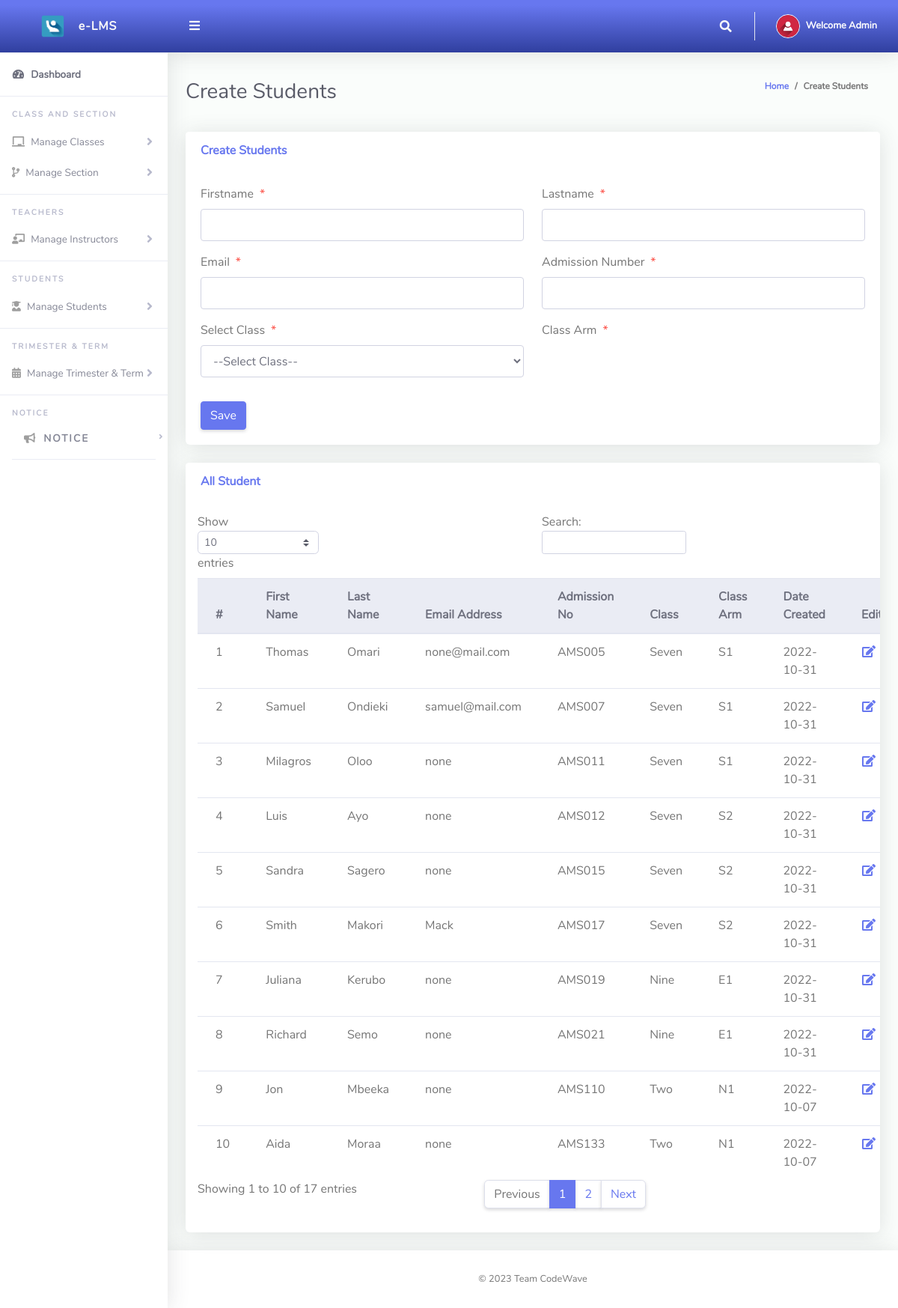
The page /AMS/Admin/createStudents.php (signed in) on the database its author committed.
### tables this page shows
CREATE TABLE `tblstudents` (
  `Id` int(10) NOT NULL,
  `firstName` varchar(255) NOT NULL,
  `lastName` varchar(255) NOT NULL,
  `emailAddress` varchar(255) NOT NULL,
  `admissionNumber` varchar(255) NOT NULL,
  `password` varchar(255) NOT NULL,
  `classId` varchar(10) NOT NULL,
  `classArmId` varchar(10) NOT NULL,
  `dateCreated` varchar(50) NOT NULL
);

CREATE TABLE `tblclass` (
  `Id` int(10) NOT NULL,
  `className` varchar(255) NOT NULL
);

CREATE TABLE `tblclassarms` (
  `Id` int(10) NOT NULL,
  `classId` varchar(10) NOT NULL,
  `classArmName` varchar(255) NOT NULL,
  `isAssigned` varchar(10) NOT NULL
);

### AMS/Admin/createStudents.php (the view, shortened to what this page needs)
<?php
include '../Includes/dbcon.php';
?>
<!DOCTYPE html>
<html lang="en">
<head>
  <link href="../vendor/fontawesome-free/css/all.min.css" rel="stylesheet" type="text/css">
  <link href="../vendor/bootstrap/css/bootstrap.min.css" rel="stylesheet" type="text/css">
  <link href="css/ruang-admin.min.css" rel="stylesheet">
</head>
<body id="page-top">
  <div id="wrapper">
      <?php include "Includes/sidebar.php";?>
    <div id="content-wrapper" class="d-flex flex-column">
      <div id="content">
       <?php include "Includes/topbar.php";?>
        <div class="container-fluid" id="container-wrapper">
          <div class="d-sm-flex align-items-center justify-content-between mb-4">
            <h1 class="h3 mb-0 text-gray-800">Create Students</h1>
            <ol class="breadcrumb">
              <li class="breadcrumb-item"><a href="./">Home</a></li>
              <li class="breadcrumb-item active" aria-current="page">Create Students</li>
            </ol>
          </div>
          <div class="row">
            <div class="col-lg-12">
              <div class="card mb-4">
                <div class="card-header py-3 d-flex flex-row align-items-center justify-content-between">
                  <h6 class="m-0 font-weight-bold text-primary">Create Students</h6>
                </div>
                <div class="card-body">
                  <form method="post">
                   <div class="form-group row mb-3">
                        <div class="col-xl-6">
                        <label class="form-control-label">Firstname<span class="text-danger ml-2">*</span></label>
                        <input type="text" class="form-control" name="firstName" value="<?php echo $row['firstName'];?>" id="exampleInputFirstName" >
                        </div>
                        <div class="col-xl-6">
                        <label class="form-control-label">Lastname<span class="text-danger ml-2">*</span></label>
                      <input type="text" class="form-control" name="lastName" value="<?php echo $row['lastName'];?>" id="exampleInputFirstName" >
                        </div>
                    </div>
                     <div class="form-group row mb-3">
                        <div class="col-xl-6">
                        <label class="form-control-label">Email<span class="text-danger ml-2">*</span></label>
                        <input type="text" class="form-control" name="emailAddress" value="<?php echo $row['emailAddress'];?>" id="exampleInputFirstName" >
                        </div>
                        <div class="col-xl-6">
                        <label class="form-control-label">Admission Number<span class="text-danger ml-2">*</span></label>
                      <input type="text" class="form-control" required name="admissionNumber" value="<?php echo $row['admissionNumber'];?>" id="exampleInputFirstName" >
                        </div>
                    </div>
                    <div class="form-group row mb-3">
                        <div class="col-xl-6">
                        <label class="form-control-label">Select Class<span class="text-danger ml-2">*</span></label>
                         <?php
                        $qry= "SELECT * FROM tblclass ORDER BY className ASC";
                        $result = $conn->query($qry);
                        $num = $result->num_rows;
                        if ($num > 0){
                          echo ' <select required name="classId" onchange="classArmDropdown(this.value)" class="form-control mb-3">';
                          echo'<option value="">--Select Class--</option>';
                                  echo '</select>';
                              }
                            ?>
                        </div>
                        <div class="col-xl-6">
                        <label class="form-control-label">Class Arm<span class="text-danger ml-2">*</span></label>
                        </div>
                    </div>
                      <?php
                    if (isset($Id))
                    {
                    ?>
                    <button type="submit" name="update" class="btn btn-warning">Update</button>
                    &nbsp;&nbsp;&nbsp;&nbsp;&nbsp;&nbsp;&nbsp;&nbsp;&nbsp;&nbsp;
                    <?php
                    } else {
                    ?>
                    <button type="submit" name="save" class="btn btn-primary">Save</button>
                    <?php
                    }
                    ?>
                  </form>
                </div>
              </div>
                 <div class="row">
              <div class="col-lg-12">
              <div class="card mb-4">
                <div class="card-header py-3 d-flex flex-row align-items-center justify-content-between">
                  <h6 class="m-0 font-weight-bold text-primary">All Student</h6>
                </div>
                <div class="table-responsive p-3">
                  <table class="table align-items-center table-flush table-hover" id="dataTableHover">
                    <thead class="thead-light">
                      <tr>
                        <th>#</th>
                        <th>First Name</th>
                        <th>Last Name</th>
                        <th>Email Address</th>
                        <th>Admission No</th>
                        <th>Class</th>
                        <th>Class Arm</th>
                        <th>Date Created</th>
                         <th>Edit</th>
                      </tr>
                    </thead>
                    <tbody>
                  <?php
                      $query = "SELECT tblstudents.Id,tblclass.className,tblclassarms.classArmName,tblclassarms.Id AS classArmId,tblstudents.firstName,
                      tblstudents.lastName,tblstudents.emailAddress,tblstudents.admissionNumber,tblstudents.dateCreated
                      FROM tblstudents
                      INNER JOIN tblclass ON tblclass.Id = tblstudents.classId
                      INNER JOIN tblclassarms ON tblclassarms.Id = tblstudents.classArmId";
                      $rs = $conn->query($query);
                      $num = $rs->num_rows;
                      $sn=0;
                      if($num > 0)
                      {
                        while ($rows = $rs->fetch_assoc())
                          {
                             $sn = $sn + 1;
                            echo"
                              <tr>
                                <td>".$sn."</td>
                                <td>".$rows['firstName']."</td>
                                <td>".$rows['lastName']."</td>
                                <td>".$rows['emailAddress']."</td>
                                <td>".$rows['admissionNumber']."</td>
                                <td>".$rows['className']."</td>
                                <td>".$rows['classArmName']."</td>
                                 <td>".$rows['dateCreated']."</td>
                                <td><a href='?action=edit&Id=".$rows['Id']."'><i class='fas fa-fw fa-edit'></i></a></td>
                                <td><a href='?action=delete&Id=".$rows['Id']."'><i class='fas fa-fw fa-trash'></i></a></td>
                              </tr>";
                          }
                      }
                      else
                      {
                           echo
                           "<div class='alert alert-danger' role='alert'>
                            No Record Found!
                            </div>";
                      }
                      ?>
                    </tbody>
                  </table>
                </div>
              </div>
            </div>
            </div>
          </div>
        </div>
      </div>
       <?php include "Includes/footer.php";?>
    </div>
  </div>
</body>
</html>

### AMS/Admin/Includes/topbar.php (shortened to what this page needs)
<?php
  $query = "SELECT * FROM tbladmin WHERE Id = ".$_SESSION['userId']."";
  $rs = $conn->query($query);
  $rows = $rs->fetch_assoc();
  $fullName = $rows['firstName']." ".$rows['lastName'];
?>
<nav class="navbar navbar-expand navbar-light bg-gradient-primary topbar mb-4 static-top">
          <button id="sidebarToggleTop" class="btn btn-link rounded-circle mr-3">
            <i class="fa fa-bars"></i>
          </button>
          <ul class="navbar-nav ml-auto">
            <li class="nav-item dropdown no-arrow">
              <a class="nav-link dropdown-toggle" href="#" id="searchDropdown" role="button" data-toggle="dropdown"
                aria-haspopup="true" aria-expanded="false">
                <i class="fas fa-search fa-fw"></i>
              </a>
            </li>
            <li class="nav-item dropdown no-arrow">
              <a class="nav-link dropdown-toggle" href="#" id="userDropdown" role="button" data-toggle="dropdown"
                aria-haspopup="true" aria-expanded="false">
                <img class="img-profile rounded-circle" src="img/user-icn.png" style="max-width: 60px">
                <span class="ml-2 d-none d-lg-inline text-white small"><b>Welcome <?php echo $fullName;?></b></span>
              </a>
            </li>
          </ul>
        </nav>

### rows shown on the page
tblstudents: firstName "Thomas", lastName "Omari", emailAddress "none@mail.com", admissionNumber "AMS005", classId.className "Seven", classArmId.classArmName "S1", dateCreated "2022-10-31"
tblstudents: firstName "Samuel", lastName "Ondieki", emailAddress "samuel@mail.com", admissionNumber "AMS007", classId.className "Seven", classArmId.classArmName "S1", dateCreated "2022-10-31"
tblstudents: firstName "Milagros", lastName "Oloo", emailAddress "none", admissionNumber "AMS011", classId.className "Seven", classArmId.classArmName "S1", dateCreated "2022-10-31"
tblstudents: firstName "Luis", lastName "Ayo", emailAddress "none", admissionNumber "AMS012", classId.className "Seven", classArmId.classArmName "S2", dateCreated "2022-10-31"
tblstudents: firstName "Sandra", lastName "Sagero", emailAddress "none", admissionNumber "AMS015", classId.className "Seven", classArmId.classArmName "S2", dateCreated "2022-10-31"
tblstudents: firstName "Smith", lastName "Makori", emailAddress "Mack", admissionNumber "AMS017", classId.className "Seven", classArmId.classArmName "S2", dateCreated "2022-10-31"
tblstudents: firstName "Juliana", lastName "Kerubo", emailAddress "none", admissionNumber "AMS019", classId.className "Nine", classArmId.classArmName "E1", dateCreated "2022-10-31"
tblstudents: firstName "Richard", lastName "Semo", emailAddress "none", admissionNumber "AMS021", classId.className "Nine", classArmId.classArmName "E1", dateCreated "2022-10-31"
tblstudents: firstName "Jon", lastName "Mbeeka", emailAddress "none", admissionNumber "AMS110", classId.className "Two", classArmId.classArmName "N1", dateCreated "2022-10-07"
tblstudents: firstName "Aida", lastName "Moraa", emailAddress "none", admissionNumber "AMS133", classId.className "Two", classArmId.classArmName "N1", dateCreated "2022-10-07"

### other values the page prints
$fullName "Admin"
